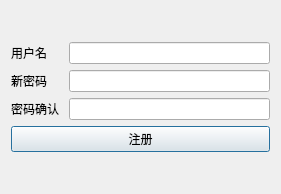
<?xml version="1.0" encoding="UTF-8"?>
<ui version="4.0">
 <class>SignUp</class>
 <widget class="QDialog" name="SignUp">
  <property name="geometry">
   <rect>
    <x>0</x>
    <y>0</y>
    <width>281</width>
    <height>194</height>
   </rect>
  </property>
  <property name="windowTitle">
   <string>Dialog</string>
  </property>
  <layout class="QVBoxLayout" name="verticalLayout_2">
   <item>
    <layout class="QVBoxLayout" name="verticalLayout">
     <item>
      <layout class="QHBoxLayout" name="horizontalLayout">
       <item>
        <widget class="QLabel" name="label">
         <property name="minimumSize">
          <size>
           <width>52</width>
           <height>0</height>
          </size>
         </property>
         <property name="text">
          <string>用户名</string>
         </property>
        </widget>
       </item>
       <item>
        <widget class="QLineEdit" name="userName"/>
       </item>
      </layout>
     </item>
     <item>
      <layout class="QHBoxLayout" name="horizontalLayout_3">
       <item>
        <widget class="QLabel" name="label_2">
         <property name="minimumSize">
          <size>
           <width>52</width>
           <height>0</height>
          </size>
         </property>
         <property name="text">
          <string>新密码</string>
         </property>
        </widget>
       </item>
       <item>
        <widget class="QLineEdit" name="pwd1"/>
       </item>
      </layout>
     </item>
     <item>
      <layout class="QHBoxLayout" name="horizontalLayout_2">
       <item>
        <widget class="QLabel" name="label_3">
         <property name="minimumSize">
          <size>
           <width>52</width>
           <height>0</height>
          </size>
         </property>
         <property name="text">
          <string>密码确认</string>
         </property>
        </widget>
       </item>
       <item>
        <widget class="QLineEdit" name="pwd2"/>
       </item>
      </layout>
     </item>
     <item>
      <widget class="QPushButton" name="pushButton">
       <property name="text">
        <string>注册</string>
       </property>
      </widget>
     </item>
    </layout>
   </item>
  </layout>
 </widget>
 <resources/>
 <connections/>
</ui>
